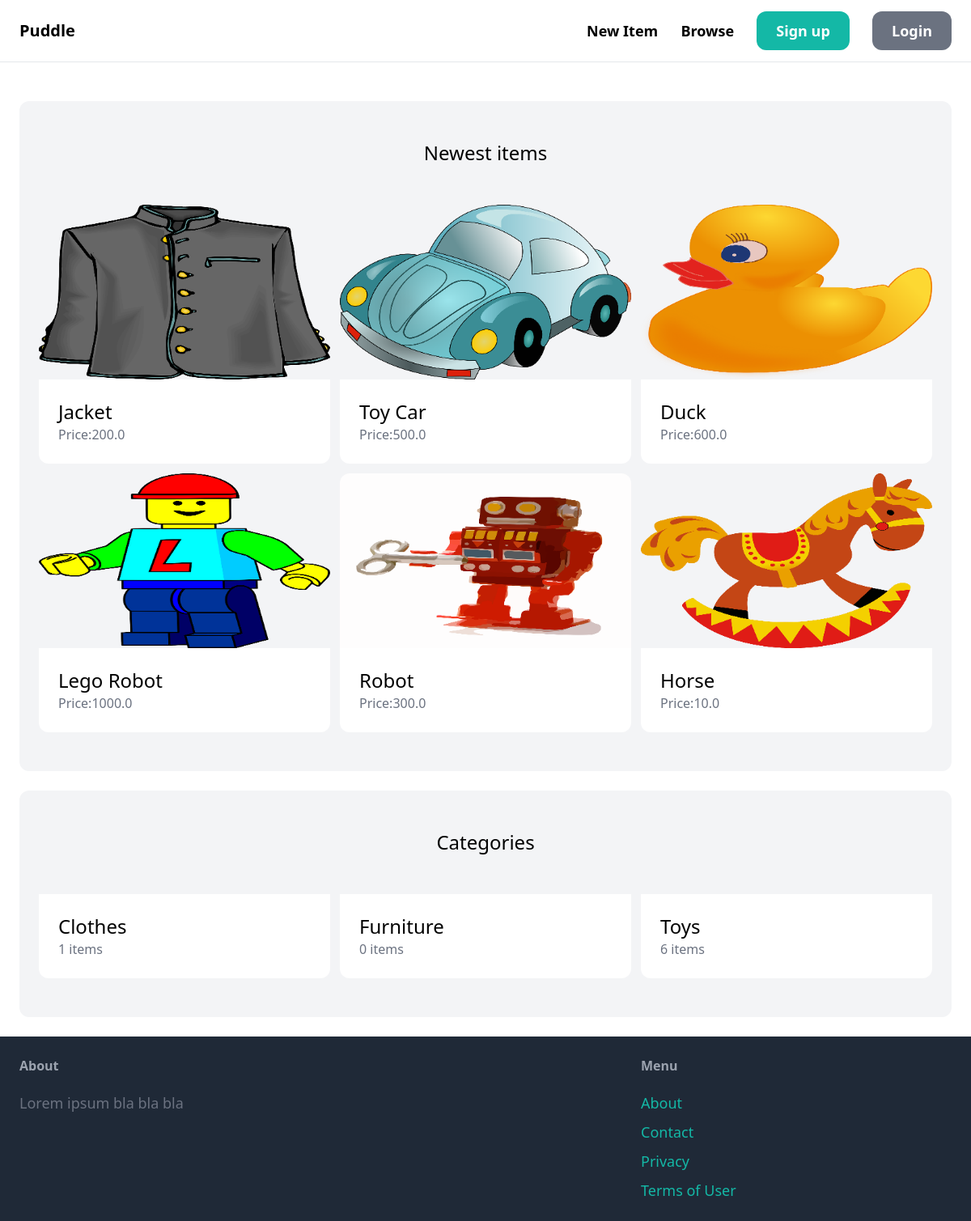
The page / on the database its author committed.
### item/models.py (models this page shows, shortened)
class Item(models.Model):
    category=models.ForeignKey(Category,related_name='items',on_delete=models.CASCADE)
    name=models.CharField(max_length=255)
    description=models.TextField(blank=True, null=True)
    price=models.FloatField()
    image=models.ImageField(upload_to='items_images',blank=True,null=True)
    is_sold=models.BooleanField(default=False)
    created_by=models.ForeignKey(User,related_name='items',on_delete=models.CASCADE)
    created_at=models.DateTimeField(auto_now_add=True)

class Category(models.Model):
    name=models.CharField(max_length=255)
    class Meta:
        ordering =('name',)
        verbose_name_plural="Categories"

### core/views.py (the view)
# urls.py: path('',views.index,name='index'),
def index(request):
    items=Item.objects.filter(is_sold=False)[0:6]
    categories=Category.objects.all()
    return render(request,'core/index.html',{
        'categories':categories,
        'items': items,
        })

### core/templates/core/index.html (shortened to what this page needs)
{% extends 'core/base.html' %}
{% block content %}
<div class="mt-6 px-6 py-12 bg-gray-100 rounded-xl">
    <h2 class="mb-12 text-2xl text-center">Newest items</h2>
    <div class="grid grid-cols-3 gap-3">
        {% for item in items %}
        <div>
            <a href="{% url 'item:detail' item.id %}">
                <div>
                    <img src="{{item.image.url}}" class ="rounded-t-xl">
                </div>
                <div class ="p-6 bg-white rounded-b-xl">
                    <h2 class="text-2xl">{{item.name}}</h2>
                    <p class="text-gray-500">Price:{{item.price}}</p>
                </div>
            </a>
        </div>
        {% endfor %}
    </div>
</div>
<div class="mt-6 px-6 py-12 bg-gray-100 rounded-xl">
    <h2 class="mb-12 text-2xl text-center">Categories</h2>
    <div class="grid grid-cols-3 gap-3">
        {% for category in categories %}
        <div>
            <a href="#">
                <div class ="p-6 bg-white rounded-b-xl">
                    <h2 class="text-2xl">{{category.name}}</h2>
                    <p class="text-gray-500">{{category.items.count}} items</p>
                </div>
            </a>
        </div>
        {% endfor %}
    </div>
</div>
{% endblock %}

### core/templates/core/base.html (shortened to what this page needs)
<!doctype html>
<html>
    <head>
        <script src="https://cdn.tailwindcss.com"></script>
    </head>
    <body>
        <nav class="py-6 px-6 flex justify-between items-center border-b border-gray-200">
            <a href="/" class="text-xl font-semibold">Puddle</a>
            <div class="space-x-6">
                <a href="{% url 'item:new' %}" class="text-lg font-semibold hover:text-gray-500">New Item</a>
                <a href="{% url 'item:items' %}" class="text-lg font-semibold hover:text-gray-500">Browse</a>
                {% if request.user.is_authenticated %}
                <a href="{% url 'conversation:inbox' %}" class="px-6 py-3 text-lg font-semibold bg-teal-500 text-white rounded-xl hover:bg-teal-700">Inbox</a>
                    <a href="{% url 'dashboard:index' %}" class="px-6 py-3 text-lg font-semibold bg-gray-500 text-white rounded-xl hover:bg-gray-700">Dashboard</a>
                {% else %}
                    <a href="{% url 'core:signup' %}" class="px-6 py-3 text-lg font-semibold bg-teal-500 text-white rounded-xl hover:bg-teal-700">Sign up</a>
                    <a href="{% url 'core:login' %}" class="px-6 py-3 text-lg font-semibold bg-gray-500 text-white rounded-xl hover:bg-gray-700">Login</a>
                {% endif %}
            </div>
        </nav>
        <div class="px-6 py-6">
            {% block content %}
            {% endblock %}
        </div>
        <footer class="py-6 px-6 flex justify-between bg-gray-800">
            <div class="w-2/3 pr-10">
                <h3 class="mb-5 font-semibold text-gray-400">About</h3>
                <p class="text-lg text-gray-500">Lorem ipsum bla bla bla</p>
            </div>
            <div class="w-1/3">
                <h3 class="mb-5 font-semibold text-gray-400">Menu</h3>
                <ul class="space-y-2">
                    <li><a href="#" class="text-lg text-teal-500 hover:text-teal-700">About</a></li>
                    <li><a href="{% url 'core:contact' %}" class="text-lg text-teal-500 hover:text-teal-700">Contact</a></li>
                    <li><a href="#" class="text-lg text-teal-500 hover:text-teal-700">Privacy</a></li>
                    <li><a href="#" class="text-lg text-teal-500 hover:text-teal-700">Terms of User</a></li>
                </ul>
            </div>
        </footer>
    </body>
</html>

### rows shown on the page
Item: image (picture), name "Jacket", price "200.0"
Item: image (picture), name "Toy Car", price "500.0"
Item: image (picture), name "Duck", price "600.0"
Item: image (picture), name "Lego Robot", price "1000.0"
Item: image (picture), name "Robot", price "300.0"
Item: image (picture), name "Horse", price "10.0"
Category: name "Clothes", items.count "1"
Category: name "Furniture", items.count "0"
Category: name "Toys", items.count "6"
